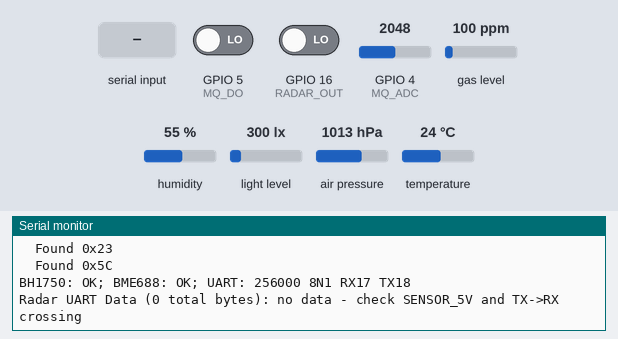
Recording of a program running on a simulated ESP32-S3. Shown: the last lines printed to the serial monitor. The inputs (shaded band) are chosen by the test bench; at power-on: GPIO 4 (MQ_ADC) = 2048, gas level 100 ppm, GPIO 5 (MQ_DO) LOW, GPIO 16 (RADAR_OUT) LOW, humidity 55 %, light level 300 lx, air pressure 1013 hPa, temperature 24 °C (analog values on the 0–4095 scale).

Above: at 1.2 s.
1.3 s: GPIO 4 (MQ_ADC) set to 3972
At 2.9 s:
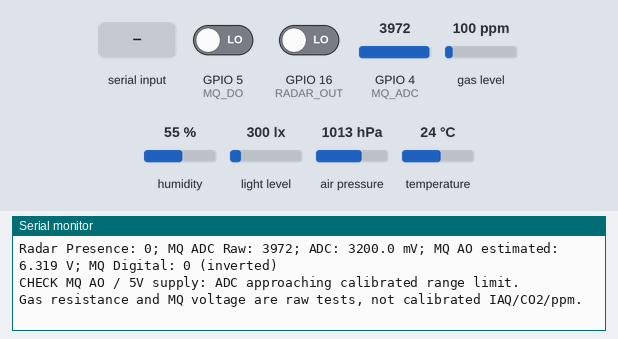
3.7 s: "1" received over the second serial link
At 5.4 s:
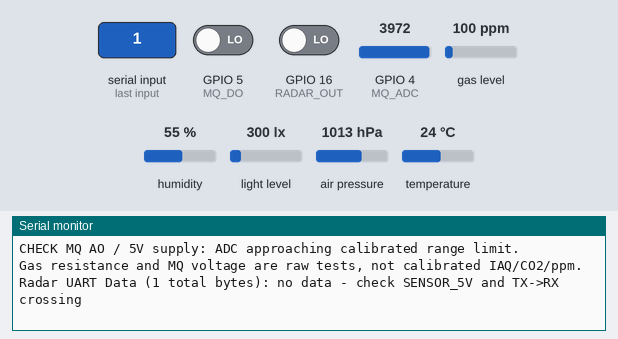
5.5 s: gas level set to 20 ppm
At 6.18 s:
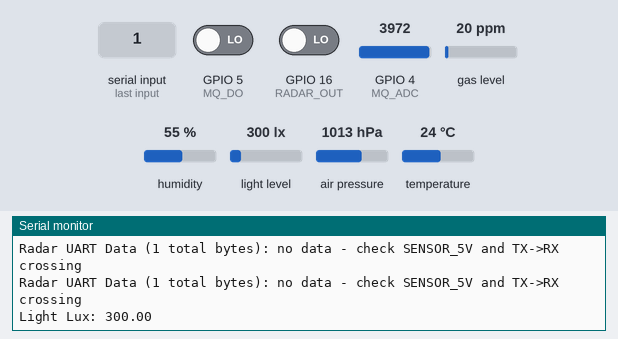
7.0 s: GPIO 5 (MQ_DO) driven HIGH
8.5 s: GPIO 16 (RADAR_OUT) driven HIGH
10.0 s: humidity set to 22 %
At 10.9 s:
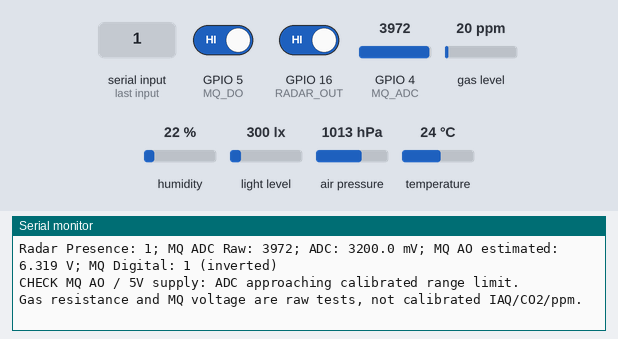

The program:

main.cpp
```cpp
#include <Arduino.h>
#include <Wire.h>
#include <BH1750.h>
#include <Adafruit_BME680.h>

constexpr int SDA_PIN=8, SCL_PIN=9, RADAR_RX=17, RADAR_TX=18;
constexpr int RADAR_OUT=16, MQ_ADC=4, MQ_DO=5;
// R4=6.8k, R5=7.5k, R15=100k after the isolation switch.
// Include R15 loading; U1's <=4.5 ohm on resistance is negligible here.
constexpr float R_TOP=6800.0f, R_BOTTOM=7500.0f, R_ADC=100000.0f;
constexpr float R_EFFECTIVE=1.0f/(1.0f/R_BOTTOM+1.0f/R_ADC);
constexpr float MQ_SCALE=(R_TOP+R_EFFECTIVE)/R_EFFECTIVE;
BH1750 light;
Adafruit_BME680 bme(&Wire);
HardwareSerial radar(1);
bool light_ok=false,bme_ok=false;
uint8_t uart_bytes[96]; size_t uart_count=0; uint32_t uart_total=0;
uint32_t next_report=0, next_uart=0;

void scanI2C(){
  Serial.println("I2C scan (default: BH1750=0x23, BME688=0x76):");
  for(uint8_t a=1;a<127;++a){
    Wire.beginTransmission(a);
    if(Wire.endTransmission()==0) Serial.printf("  Found 0x%02X\n",a);
  }
}
void receiveRadar(){
  while(radar.available()){
    const uint8_t v=static_cast<uint8_t>(radar.read());
    ++uart_total;
    if(uart_count<sizeof(uart_bytes))uart_bytes[uart_count++]=v;
  }
}
void setup(){
  Serial.begin(115200);
  const uint32_t until=millis()+2000;
  while(!Serial && static_cast<int32_t>(until-millis())>0)delay(10);
  Serial.println("\nESP32-S3 carrier R1 bring-up / mechanical verification required");
  Serial.printf("Flash: %u bytes; PSRAM: %u bytes\n",ESP.getFlashChipSize(),ESP.getPsramSize());
  if(ESP.getFlashChipSize()!=16u*1024u*1024u || ESP.getPsramSize()!=8u*1024u*1024u)
    Serial.println("CHECK: expected N16R8. Verify flash/PSRAM board settings and real module.");
  Serial.println("Connect sensors only with power OFF. USB/EXT power selection uses ONE shunt.");
  Serial.println("MQ DO is inverted by Q1: HIGH corresponds to raw DO LOW. Interpret only with SENSOR_5V present.");
  Wire.begin(SDA_PIN,SCL_PIN); Wire.setClock(100000);
  scanI2C();
  light_ok=light.begin(BH1750::CONTINUOUS_HIGH_RES_MODE,0x23,&Wire);
  if(!light_ok)light_ok=light.begin(BH1750::CONTINUOUS_HIGH_RES_MODE,0x5C,&Wire);
  bme_ok=bme.begin(0x76);
  if(!bme_ok)bme_ok=bme.begin(0x77);
  if(bme_ok){
    bme.setTemperatureOversampling(BME680_OS_8X);
    bme.setHumidityOversampling(BME680_OS_2X);
    bme.setPressureOversampling(BME680_OS_4X);
    bme.setIIRFilterSize(BME680_FILTER_SIZE_3);
    bme.setGasHeater(320,150);
  }
  pinMode(RADAR_OUT,INPUT); pinMode(MQ_DO,INPUT); pinMode(MQ_ADC,INPUT);
  analogReadResolution(12); analogSetPinAttenuation(MQ_ADC,ADC_11db);
  radar.setRxBufferSize(2048); radar.begin(256000,SERIAL_8N1,RADAR_RX,RADAR_TX);
  Serial.printf("BH1750: %s; BME688: %s; UART: 256000 8N1 RX17 TX18\n",light_ok?"OK":"missing",bme_ok?"OK":"missing");
  next_report=millis()+2000; next_uart=millis()+1000;
}
void loop(){
  receiveRadar();
  const uint32_t now=millis();
  if(static_cast<int32_t>(now-next_uart)>=0){
    next_uart=now+1000;
    Serial.printf("Radar UART Data (%u total bytes):",uart_total);
    for(size_t i=0;i<uart_count;++i)Serial.printf(" %02X",uart_bytes[i]);
    if(uart_count==0)Serial.print(" no data - check SENSOR_5V and TX->RX crossing");
    Serial.println();uart_count=0;
  }
  if(static_cast<int32_t>(now-next_report)>=0){
    next_report=now+2000;
    if(light_ok)Serial.printf("Light Lux: %.2f\n",light.readLightLevel());
    else Serial.println("Light Lux: module missing");
    if(bme_ok && bme.performReading()){
      Serial.printf("Temperature: %.2f C; Humidity: %.2f %%RH; Pressure: %.2f hPa; BME Gas: %.0f ohm\n",bme.temperature,bme.humidity,bme.pressure/100.0f,static_cast<float>(bme.gas_resistance));
    }else Serial.println("BME688: module missing / read failed");
    uint32_t raw=0,mv=0;
    for(int i=0;i<32;++i){raw+=analogRead(MQ_ADC);mv+=analogReadMilliVolts(MQ_ADC);delayMicroseconds(500);}
    const float adc_mv=mv/32.0f;
    Serial.printf("Radar Presence: %d; MQ ADC Raw: %lu; ADC: %.1f mV; MQ AO estimated: %.3f V; MQ Digital: %d (inverted)\n",digitalRead(RADAR_OUT),static_cast<unsigned long>(raw/32),adc_mv,adc_mv*MQ_SCALE/1000.0f,digitalRead(MQ_DO));
    if(adc_mv>2850)Serial.println("CHECK MQ AO / 5V supply: ADC approaching calibrated range limit.");
    Serial.println("Gas resistance and MQ voltage are raw tests, not calibrated IAQ/CO2/ppm.");
  }
  delay(2);
}
```

Measured:
- after the input at 1.3 s, the serial monitor: prints a new line after 0.93 s (image 1)
- after the input at 3.7 s, the serial monitor: prints a new line after 0.35 s (image 2)
- after the input at 10.0 s, the serial monitor: prints a new line after 0.21 s (image 4)
